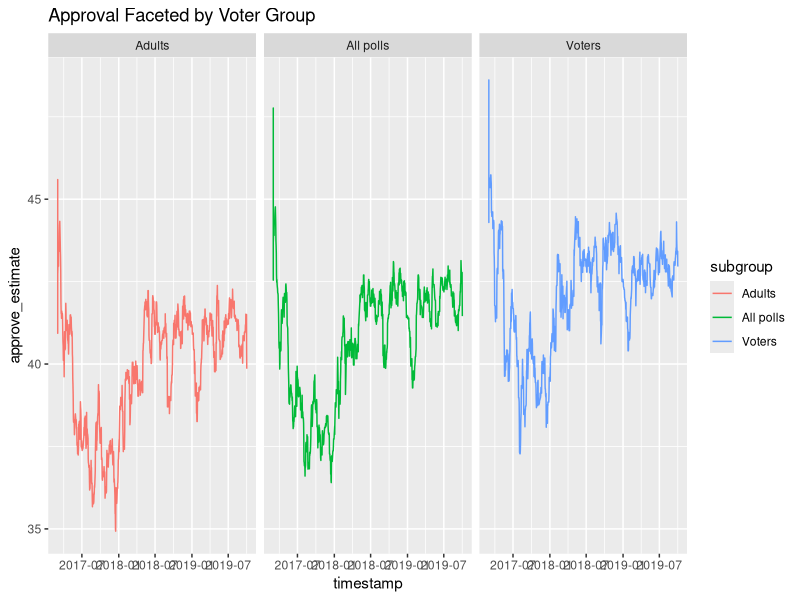
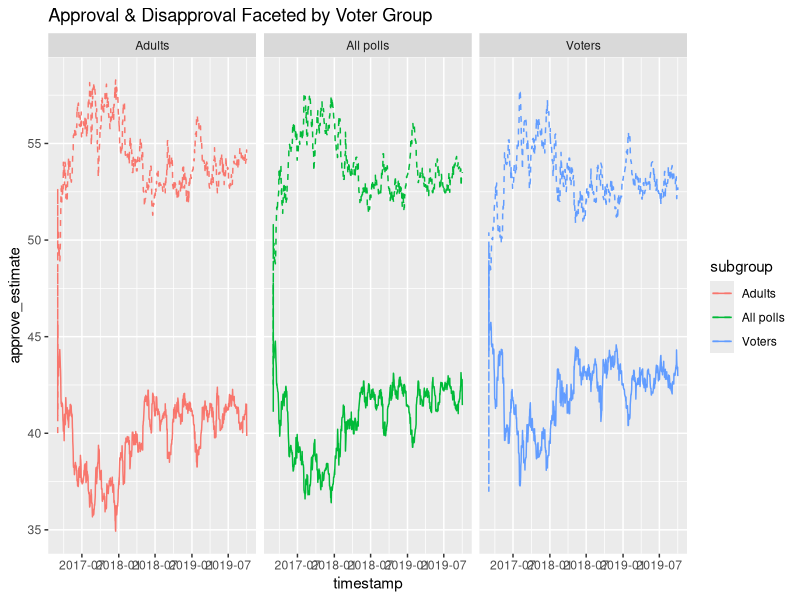
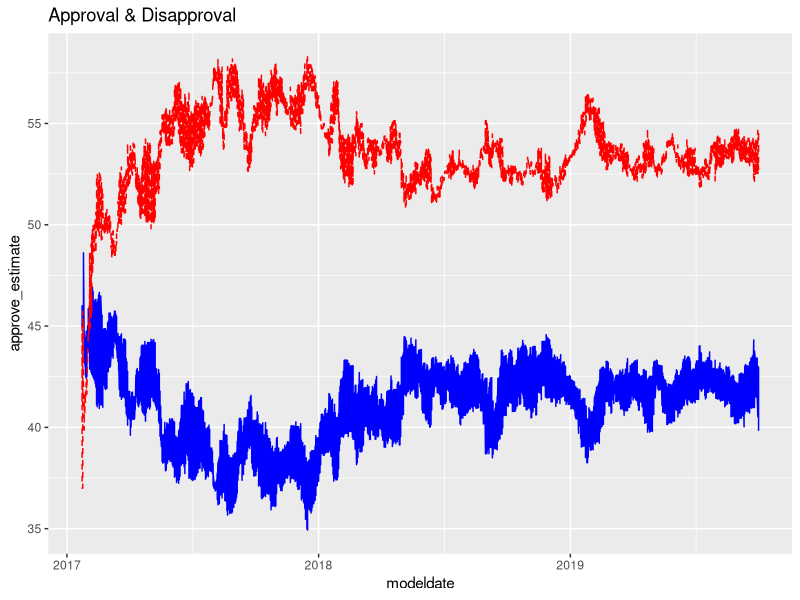

These charts were generated, in order, by the following R code:
## ---- chunk 1

## ---- chunk 2
library(readr)
library(dplyr)
library(tidyr)
library(forcats)
library(data.table)
library(ggplot2)
library(stringr)
## ---- chunk 3
# Loading the data 
#polls <- read.csv("approval_polllist.csv")
topline <- read.csv("approval_topline.csv")
#glimpse(polls)
glimpse(topline)
#class(polls$timestamp)

#converting into workabble format
#polls$timestamp <- as.POSIXct(polls$timestamp, tz = '', format = "%H:%M:%OS %d %b %Y")
topline$timestamp <- as.POSIXct(topline$timestamp, tz = '', format = "%H:%M:%OS %d %b %Y")
topline$modeldate <- as.POSIXct(topline$modeldate, tz = '', format = "%m/%d/%Y")
#class(polls$timestamp)
class(topline$modeldate)

# polls$modeldate <- as.POSIXct(polls$modeldate, tz = '', format = "%m/%d/%Y")
# levels(polls$subgroup)
## ---- chunk 4
topline %>% ggplot(aes ( x = timestamp, y = approve_estimate, col = subgroup)) + geom_line() + facet_wrap(~subgroup) + labs(title = "Approval Faceted by Voter Group", xlab = "Approval", ylab = "Time")

#adding dissaproval 
topline %>% ggplot() + geom_line(data = topline, aes(x = timestamp, y = approve_estimate, col = subgroup)) + geom_line(data = topline, aes(x = timestamp, y = disapprove_estimate, col = subgroup), linetype = "dashed") + facet_wrap(~subgroup) + labs(title = "Approval & Disapproval Faceted by Voter Group", xlab = "Approval", ylab = "Time")

topline %>% filter(subgroup == "Voters") %>% ggplot() + geom_line(data = topline, aes(x = modeldate, y = approve_estimate), colour = "blue") + geom_line(data = topline, aes(x = modeldate, y = disapprove_estimate), linetype = "dashed", colour = "red") + labs(title = "Approval & Disapproval", xlab = "Percentage", ylab = "Time") 

